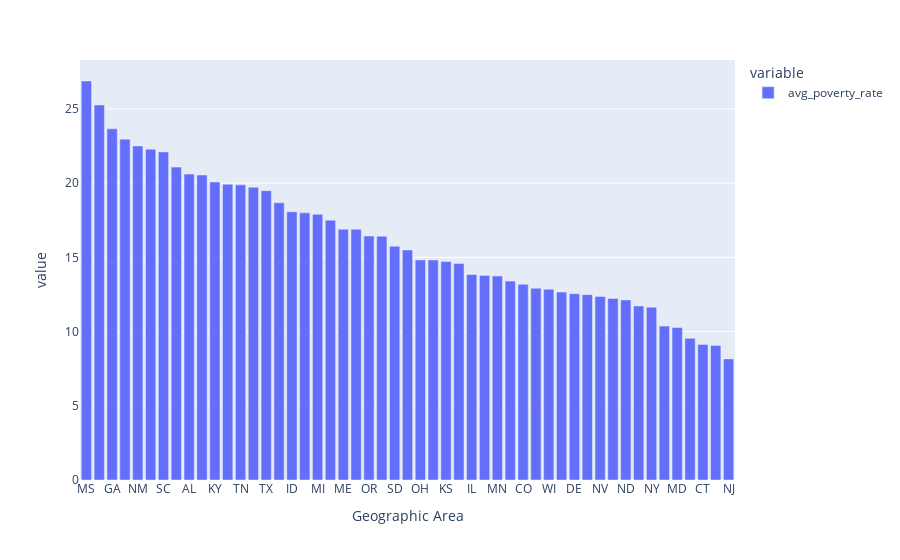

Notebook source saved alongside this figure:
### Code cell
fig = px.bar(df_state_poverty_rate.sort_values(by='avg_poverty_rate', ascending=False))
fig.show()

### Figure 1 — Plotly figure (JSON) as saved in the notebook; plotly's stock layout.template omitted (floating-point values rounded to 4 significant figures)
{"data": [{"alignmentgroup": "True", "hovertemplate": "variable=avg_poverty_rate<br>Geographic Area=%{x}<br>value=%{y}<extra></extra>", "legendgroup": "avg_poverty_rate", "marker": {"color": "#636efa", "pattern": {"shape": ""}}, "name": "avg_poverty_rate", "offsetgroup": "avg_poverty_rate", "orientation": "v", "showlegend": true, "textposition": "auto", "type": "bar", "x": ["MS", "AZ", "GA", "AR", "NM", "LA", "SC", "WV", "AL", "OK", "KY", "MO", "TN", "NC", "TX", "AK", "ID", "DC", "MI", "FL", "ME", "CA", "OR", "MT", "SD", "IN", "OH", "WA", "KS", "VA", "IL", "VT", "MN", "HI", "CO", "NE", "WI", "NH", "DE", "PA", "NV", "IA", "ND", "UT", "NY", "RI", "MD", "MA", "CT", "WY", "NJ"], "xaxis": "x", "y": [26.88, 25.27, 23.66, 22.96, 22.51, 22.29, 22.11, 21.08, 20.61, 20.55, 20.08, 19.93, 19.89, 19.72, 19.5, 18.68, 18.08, 18, 17.9, 17.51, 16.89, 16.89, 16.44, 16.42, 15.75, 15.5, 14.83, 14.83, 14.72, 14.59, 13.85, 13.79, 13.75, 13.4, 13.19, 12.92, 12.86, 12.66, 12.56, 12.49, 12.37, 12.23, 12.13, 11.72, 11.64, 10.37, 10.27, 9.546, 9.137, 9.064, 8.161], "yaxis": "y"}], "layout": {"barmode": "relative", "legend": {"title": {"text": "variable"}, "tracegroupgap": 0}, "margin": {"t": 60}, "xaxis": {"anchor": "y", "domain": [0, 1], "title": {"text": "Geographic Area"}}, "yaxis": {"anchor": "x", "domain": [0, 1], "title": {"text": "value"}}}}
